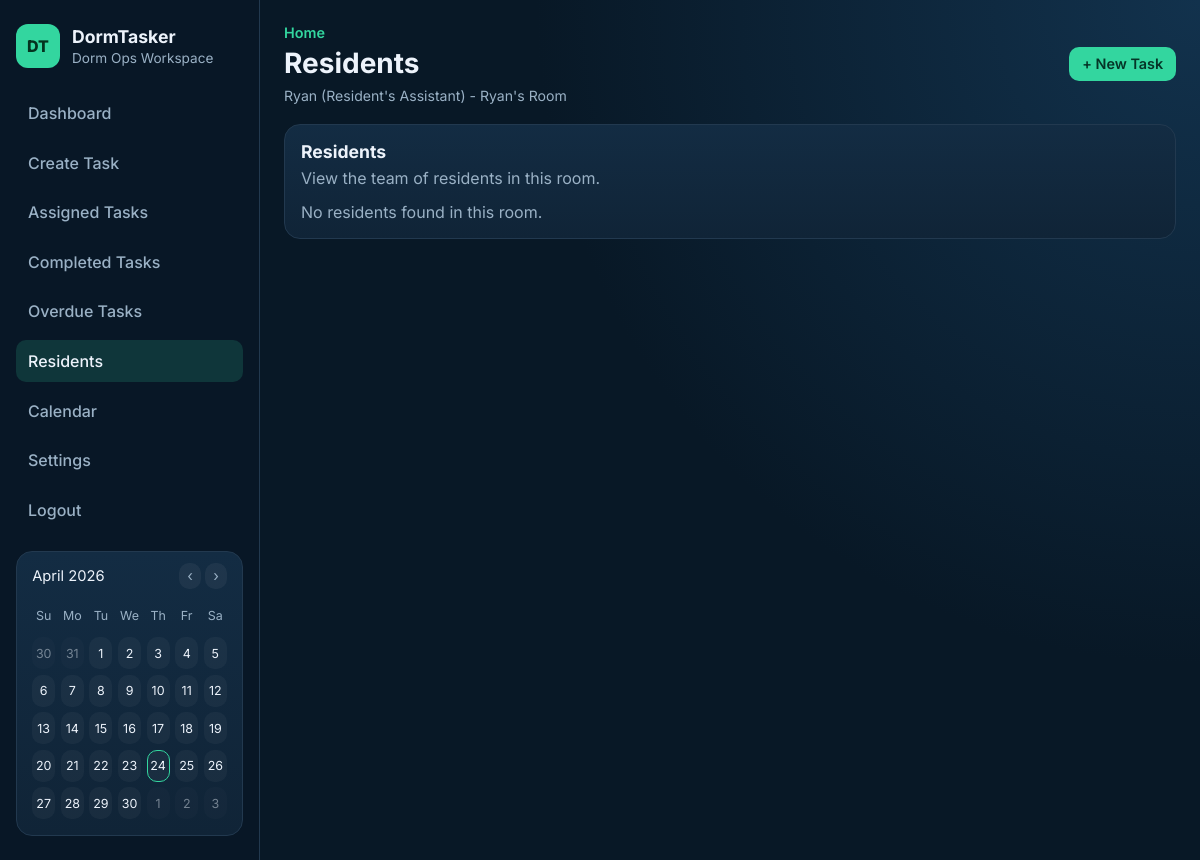
Before: /residents (signed in) with the older database file.
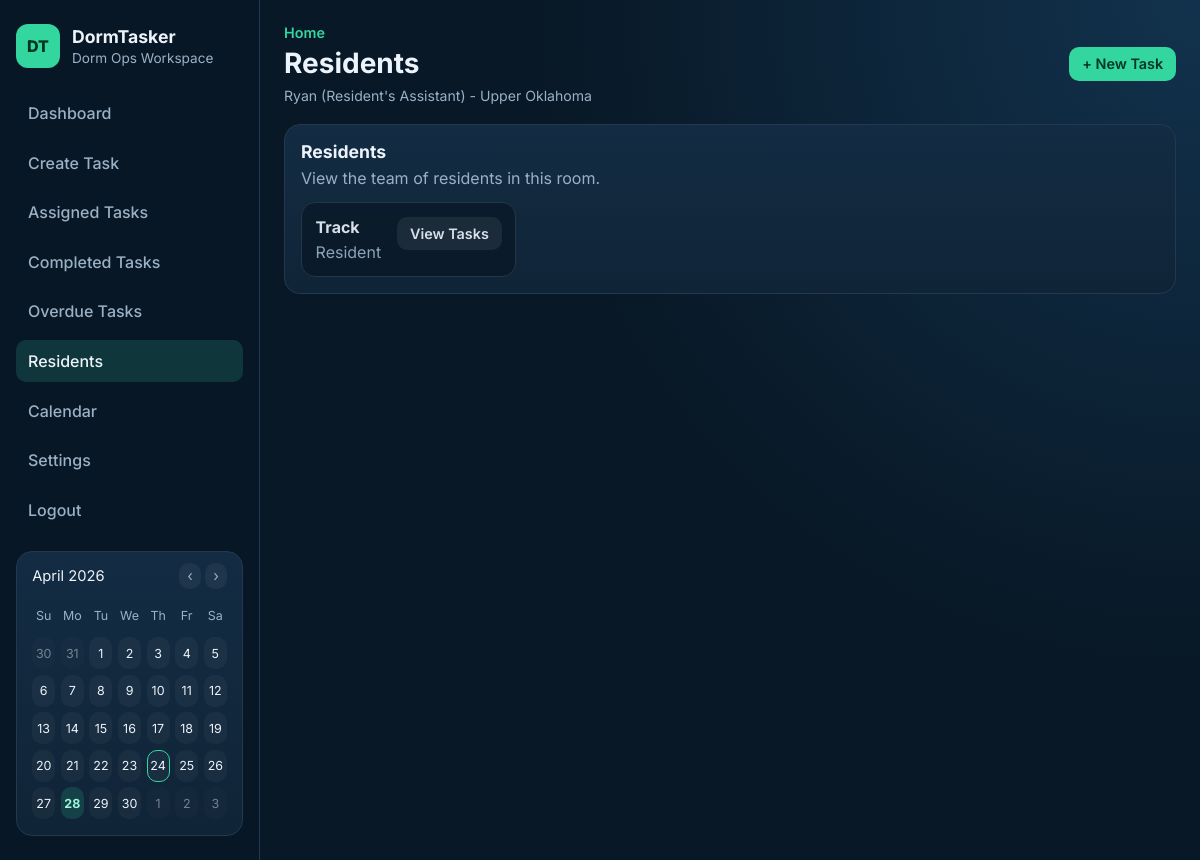
After: the same page with the newer database file.
### tables this page shows
CREATE TABLE rooms (
            id INTEGER PRIMARY KEY AUTOINCREMENT,
            room_name TEXT NOT NULL,
            room_code TEXT NOT NULL UNIQUE,
            created_by INTEGER,
            FOREIGN KEY (created_by) REFERENCES users (id)
        );

CREATE TABLE users (
            id INTEGER PRIMARY KEY AUTOINCREMENT,
            name TEXT NOT NULL,
            role TEXT NOT NULL CHECK (role IN ('RA', 'Resident'))
        , email TEXT, password_hash TEXT, room_id INTEGER);

### app.py (the view)
@app.route("/residents")
@login_required
def residents():
    if g.current_user["role"] != "RA":
        flash("Only Resident's Assistants can view resident details.", "error")
        return redirect(url_for("dashboard"))
    context = _fetch_dashboard_context()
    return render_template(
        "residents.html",
        page_title="Residents",
        **context,
    )

### app.py (called while the page is built)
def _format_user_role(role):
    return "Resident's Assistant" if role == "RA" else role

@app.before_request
def load_current_user():
    user_id = session.get("user_id")
    g.current_user = get_user_by_id(user_id) if user_id else None

@app.context_processor
def inject_current_user():
    current_user = g.get("current_user")
    if current_user:
        if current_user["role"] == "RA":
            chore_list = service.get_chores(room_id=current_user["room_id"])
        else:
            chore_list = service.get_resident_chores(current_user["id"], room_id=current_user["room_id"])
        calendar_data = _calendar_context(chore_list)
    else:
        calendar_data = {}
    return {
        "current_user": current_user,
        "current_path": request.path,
        "current_user_role_text": _format_user_role(current_user["role"]) if current_user else None,
        **calendar_data,
    }

### auth.py (called while the page is built)
def login_required(func):
    @wraps(func)
    def wrapper(*args, **kwargs):
        if not session.get("user_id"):
            flash("Please log in to continue.", "error")
            return redirect(url_for("login"))
        return func(*args, **kwargs)
    return wrapper

### templates/residents.html (shortened to what this page needs)
{% extends "base.html" %}
{% block page_title %}Residents{% endblock %}
{% block content %}
    <section class="card-panel">
        <div class="panel-head">
            <h3>Residents</h3>
            <p>View the team of residents in this room.</p>
        </div>
        {% if residents %}
            <div class="chip-row">
                {% for resident in residents %}
                    <article class="task-item task-item-complete">
                        <div class="task-main">
                            <h4>{{ resident.name }}</h4>
                            <p>Resident</p>
                        </div>
                        <div class="task-actions">
                            <a class="btn btn-soft" href="{{ url_for('resident_chores', resident_id=resident.id) }}">View Tasks</a>
                        </div>
                    </article>
                {% endfor %}
            </div>
        {% else %}
            <p class="empty-state">No residents found in this room.</p>
        {% endif %}
    </section>
{% endblock %}

### templates/base.html (shortened to what the changed rows need)
<!DOCTYPE html>
<html lang="en">
<head>
    <link rel="stylesheet" href="{{ url_for('static', filename='style.css') }}">
</head>
<body>
    <div class="app-shell">
        <aside class="sidebar">
            <div class="brand">
                <div>
                    <h1>DormTasker</h1>
                </div>
            </div>
            {% if current_user %}
                <section class="sidebar-card sidebar-calendar">
                    <div class="calendar-grid">
                        {% for day in calendar_weekdays %}
                            <span class="calendar-weekday">{{ day }}</span>
                        {% endfor %}
                        {% for cell in calendar_cells %}
                            <span class="calendar-cell{% if cell.month != calendar_month or cell.year != calendar_year %} calendar-muted{% endif %}{% if cell.day in calendar_due_days and cell.month == calendar_month and cell.year == calendar_year %} calendar-has-event{% endif %}{% if cell == calendar_current_date %} calendar-today{% endif %}">{{ cell.day }}</span>
                        {% endfor %}
                    </div>
                </section>
            {% endif %}
        </aside>
        <div class="main-panel">
            <header class="topbar">
                <div>
                    <p class="topbar-eyebrow">Home</p>
                    <h2 class="topbar-title">{% block page_title %}{{ page_title or 'Dashboard' }}{% endblock %}</h2>
                    {% if current_user %}
                        <p class="user-context">
                            {{ current_user.name }} ({{ current_user_role_text }}) - {{ current_user.room_name or "No Room" }}
                        </p>
                    {% endif %}
                </div>
            </header>
            <main class="content">
                {% block content %}{% endblock %}
            </main>
        </div>
    </div>
</body>
</html>

Changed rows visible on the page:
changed rooms: room_name "Ryan's Room" → "Upper Oklahoma"
added users: name "Track"
Other visible differences:
text no longer shown: "No residents found in this room."
